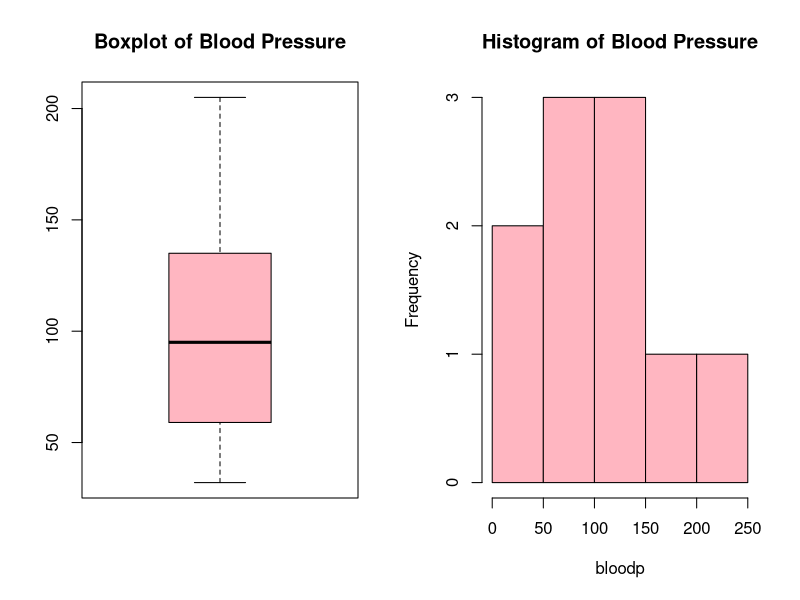
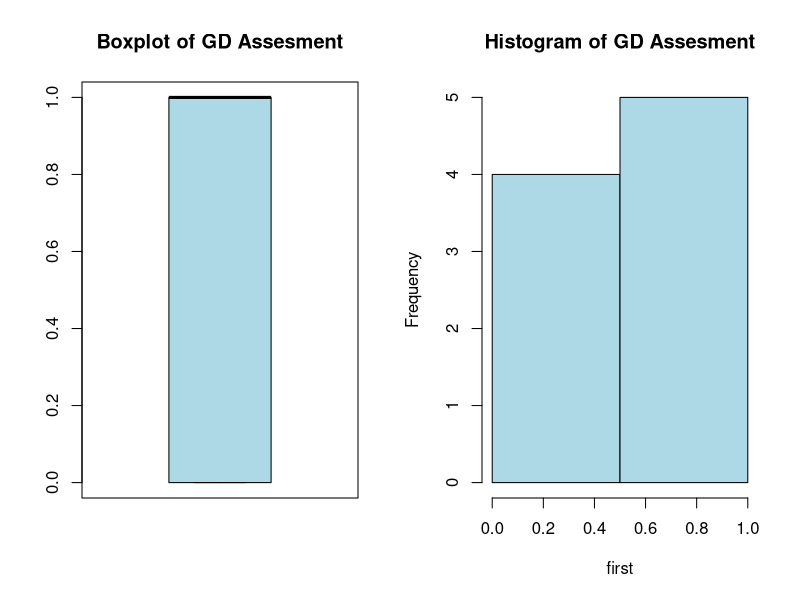
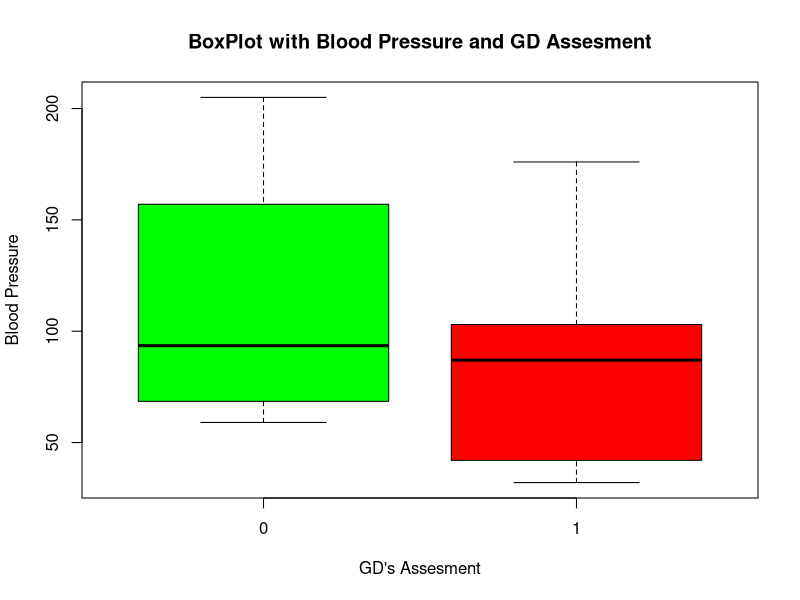
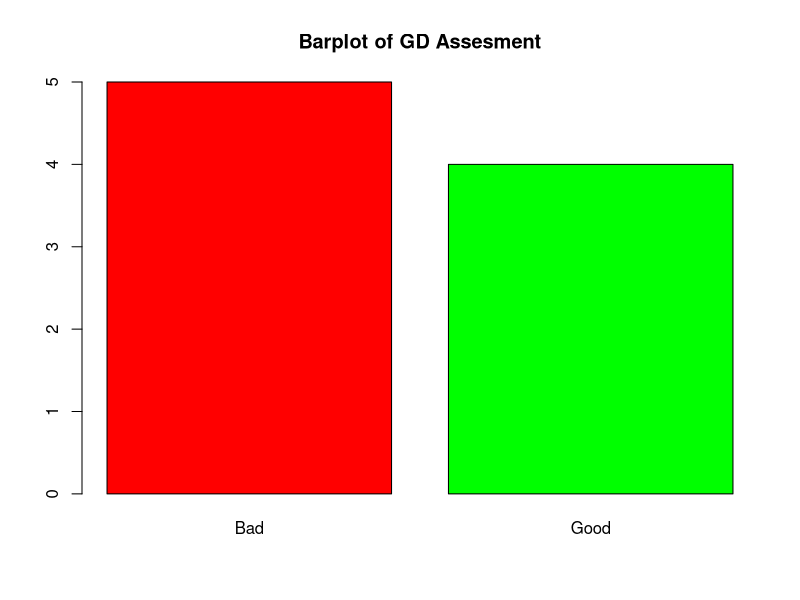

The R source for these figures, in order:
Freq <- c(0.6, 0.3, 0.4, 0.4, 0.2, 0.6, 0.3, 0.4, 0.9, 0.2)

bloodp <- c(103, 87, 32, 42, 59, 109, 78, 205, 135, 176)

first <- c(1,1,1,1,0,0,0,0,NA,1)

second <- c(0,0,1,1,0,0,1,1,1,1)

finaldecision <- c(0,1,0,1,0,1,0,1,1,1)

medical.df <- data.frame(Freq, bloodp, first, second, finaldecision)
medical.df

par(mfrow = c(1,2))
boxplot(bloodp, data=medical.df, main="Boxplot of Blood Pressure", col="lightpink")
hist(bloodp, main="Histogram of Blood Pressure", col="lightpink")


boxplot(first, main="Boxplot of GD Assesment", col="lightblue")
hist(first, breaks=2, main="Histogram of GD Assesment", col="lightblue")


par(mfrow=c(1,1))

boxplot(bloodp ~ first, data=medical.df, col=c("green", "red"), main="BoxPlot with Blood Pressure and GD Assesment", xlab="GD's Assesment", ylab="Blood Pressure")

first1 <- c("Bad", "Bad", "Bad", "Bad", "Good", "Good", "Good", "Good", NA, "Bad")
first1 <- table(first1)
barplot(first1, main="Barplot of GD Assesment", col=c("red", "green"))


